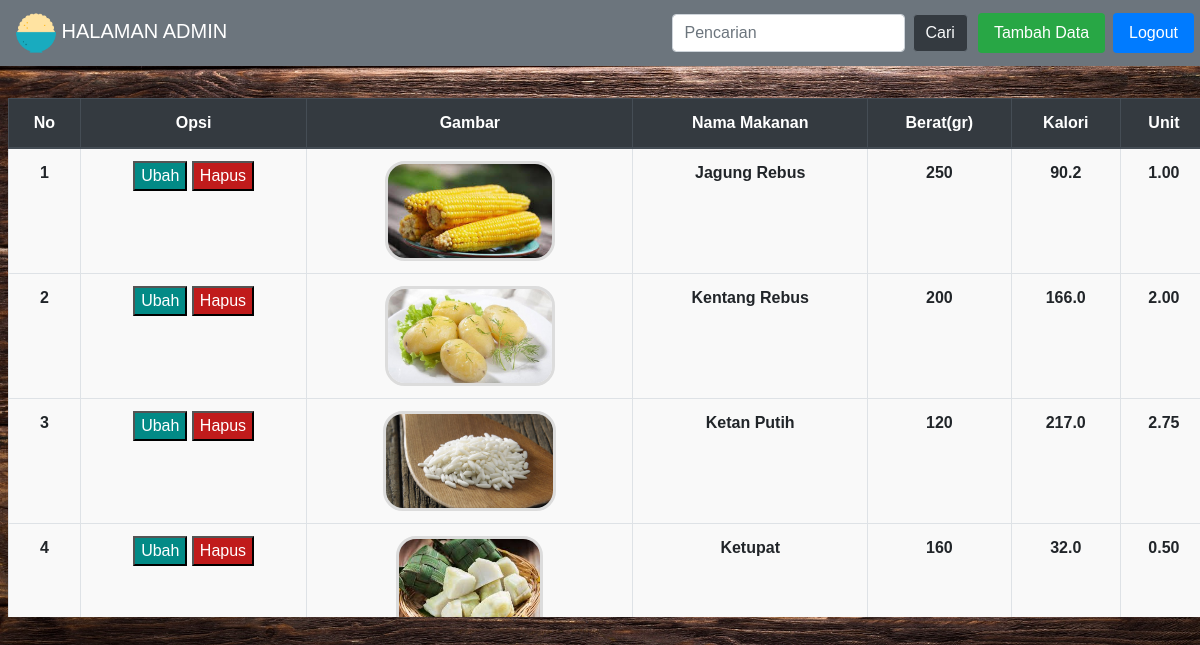
The page /PW-FINAL-PROJECT-193040002/php/admin.php (signed in) on the database its author committed.
### tables this page shows
CREATE TABLE `makanan_pokok` (
  `id` int(11) NOT NULL,
  `gambar` varchar(200) NOT NULL,
  `nama_makanan` varchar(250) NOT NULL,
  `berat` char(100) NOT NULL,
  `kalori` char(10) NOT NULL,
  `unit` char(10) NOT NULL
);

### PW-FINAL-PROJECT-193040002/php/functions.php (called while the page is built, shortened)
<?php
function koneksi()
{
  return mysqli_connect('localhost', 'root', '', 'tubes_193040002');
}
function query($sql)
{
  $conn = koneksi();
  $result = mysqli_query($conn, $sql);
  $rows = [];
  while ($row = mysqli_fetch_assoc($result)) {
    $rows[] = $row;
  }
  return $rows;
}

### PW-FINAL-PROJECT-193040002/php/admin.php (the view, shortened to what this page needs)
<?php
require 'functions.php';
$makanan = query("SELECT * FROM makanan_pokok");
?>
<!DOCTYPE html>
<html lang="en">
<head>
  <link rel="stylesheet" href="https://stackpath.bootstrapcdn.com/bootstrap/4.4.1/css/bootstrap.min.css">
</head>
<body>
  <nav class="navbar navbar-expand-lg navbar-light bg-secondary">
    <div class="collapse navbar-collapse" id="navbarTogglerDemo01">
      <a class="navbar-brand" href="https://github.com/DavidDTS193040002" style="color: white"><img src="../assets/logo/rice.png" alt="Logo" height="40"> HALAMAN ADMIN</a>
      <form class="form-inline my-2 my-lg-0" action="" method="POST">
        <input class="form-control mr-sm-2" type="search" placeholder="Pencarian" aria-label="Search" type="text" name="keyword">
        <button class="btn btn-outline-secondary my-2 my-sm-0 bg-dark text-light" type="submit" name="cari">Cari</button>
      </form>
      <ul class="nav nav-pills card-header-pills pl-3">
        <li class="nav-item">
          <a class="nav-link active bg-success ml-1 mr-2" href=" tambah.php">Tambah Data</a>
        </li>
        <li class="nav-item">
          <a href="logout.php" class="nav-link active">Logout</a>
        </li>
      </ul>
    </div>
  </nav>
  <br>
  <div class="table-responsive m-2" style="block-size: 519px;">
    <table class="table table-bordered">
      <thead class="thead-dark">
        <tr style="text-align: center;">
          <th>No</th>
          <th>Opsi</th>
          <th>Gambar</th>
          <th>Nama Makanan</th>
          <th>Berat(gr)</th>
          <th>Kalori</th>
          <th>Unit</th>
        </tr>
      </thead>
      <tbody>
        <?php $i = 1; ?>
        <?php foreach ($makanan as $m) : ?>
          <tr style="text-align: center;">
            <td><?= $i++; ?></td>
            <td>
              <a href="ubah.php?id=<?= $m['id']; ?>"><button class="ubah">Ubah</button></a>
              <a href="hapus.php?id=<?= $m['id']; ?>" onclick="return confirm('Hapus Data?')"><button class="hapus">Hapus</button></a>
            </td>
            <td><img class="gambar" src="../assets/img/<?= $m['gambar']; ?>"></td>
            <td><?= $m['nama_makanan']; ?></td>
            <td><?= $m['berat']; ?></td>
            <td><?= $m['kalori']; ?></td>
            <td><?= $m['unit']; ?></td>
          </tr>
        <?php endforeach; ?>
      </tbody>
    </table>
  </div>
</body>
</html>

### PW-FINAL-PROJECT-193040002/php/admin.php (style rules this page uses)
body { font-family: Arial, Helvetica, sans-serif; background-image: url("../assets/img/bg.jpg"); background-repeat: no-repeat; background-size: 100%; }
.gambar { height: 100px; border: 3px solid gainsboro; border-radius: 20px; }
table { background: #f9f9f9; border: 3px solid black; font-weight: bold; }
.hapus { background-color: #C01B1B; color: white; }
.ubah { background-color: #028A86; color: white; }

### rows shown on the page
makanan_pokok: gambar (picture), nama_makanan "Jagung Rebus", berat "250", kalori "90.2", unit "1.00"
makanan_pokok: gambar (picture), nama_makanan "Kentang Rebus", berat "200", kalori "166.0", unit "2.00"
makanan_pokok: gambar (picture), nama_makanan "Ketan Putih", berat "120", kalori "217.0", unit "2.75"
makanan_pokok: gambar (picture), nama_makanan "Ketupat", berat "160", kalori "32.0", unit "0.50"
